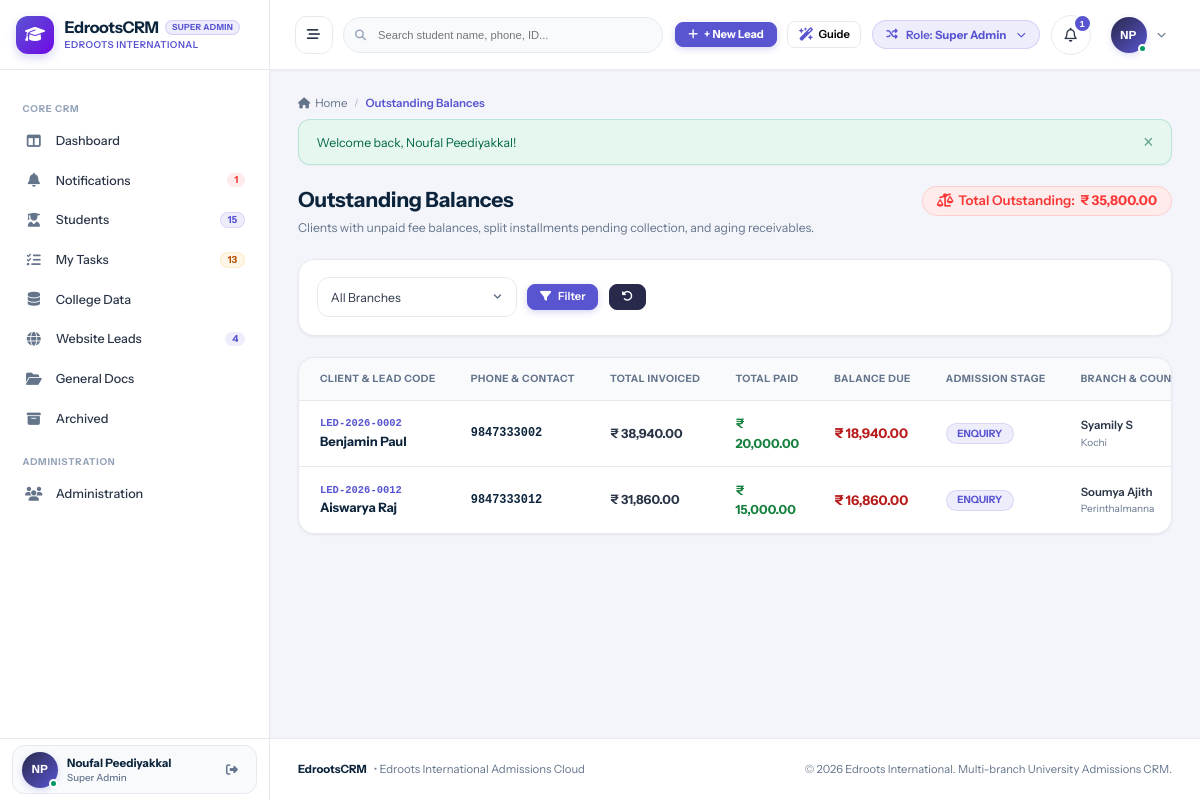
/finance/balances.php (signed in), run on the app's committed database.
### tables this page shows
CREATE TABLE `users` (
  `id` int(11) NOT NULL AUTO_INCREMENT,
  `branch_id` int(11) DEFAULT NULL,
  `role_id` int(11) NOT NULL,
  `manager_id` int(11) DEFAULT NULL,
  `reporting_manager_id` int(11) DEFAULT NULL,
  `name` varchar(150) NOT NULL,
  `email` varchar(150) NOT NULL,
  `password` varchar(255) NOT NULL,
  `phone` varchar(50) DEFAULT NULL,
  `designation` varchar(100) DEFAULT NULL,
  `avatar` varchar(255) DEFAULT NULL,
  `status` enum('Active','Inactive') DEFAULT 'Active',
  `created_at` datetime DEFAULT current_timestamp(),
  `updated_at` datetime DEFAULT NULL ON UPDATE current_timestamp(),
  PRIMARY KEY (`id`),
  UNIQUE KEY `email` (`email`),
  KEY `idx_branch` (`branch_id`),
  KEY `idx_role` (`role_id`),
  KEY `idx_manager` (`manager_id`)
);

CREATE TABLE `roles` (
  `id` int(11) NOT NULL AUTO_INCREMENT,
  `name` varchar(50) NOT NULL,
  `label` varchar(100) NOT NULL,
  `description` text DEFAULT NULL,
  `created_at` datetime DEFAULT current_timestamp(),
  PRIMARY KEY (`id`),
  UNIQUE KEY `name` (`name`)
);

CREATE TABLE `leads` (
  `id` int(11) NOT NULL AUTO_INCREMENT,
  `lead_code` varchar(30) NOT NULL,
  `full_name` varchar(150) NOT NULL,
  `phone` varchar(50) DEFAULT NULL,
  `mobile_number` varchar(50) NOT NULL,
  `phone_normalized` varchar(20) NOT NULL,
  `alternate_phone` varchar(50) DEFAULT NULL,
  `dob` date DEFAULT NULL,
  `gender` enum('Male','Female','Other') DEFAULT 'Other',
  `email` varchar(150) DEFAULT NULL,
  `permanent_address` text DEFAULT NULL,
  `city` varchar(100) DEFAULT NULL,
  `state` varchar(100) DEFAULT NULL,
  `country` varchar(100) DEFAULT 'India',
  `branch_id` int(11) NOT NULL,
  `assigned_counselor_id` int(11) DEFAULT NULL,
  `highest_qualification` varchar(100) DEFAULT NULL,
  `passing_college` varchar(200) DEFAULT NULL,
  `college_name` varchar(200) DEFAULT NULL,
  `passout_year` int(11) DEFAULT NULL,
  `year_of_passing` int(11) DEFAULT NULL,
  `percentage` decimal(5,2) DEFAULT NULL,
  `backlogs_count` int(11) DEFAULT 0,
  `has_passport` enum('Yes','No','Applied') DEFAULT 'No',
  `passport_number` varchar(50) DEFAULT NULL,
  `passport_expiry` date DEFAULT NULL,
  `pan_number` varchar(30) DEFAULT NULL,
  `has_ielts` enum('Yes','No','Awaiting Result','Not Attempted') DEFAULT 'No',
  `has_pte` enum('Yes','No','Awaiting Result','Not Attempted') DEFAULT 'No',
  `has_toefl` enum('Yes','No','Awaiting Result','Not Attempted') DEFAULT 'No',
  `english_test` varchar(50) DEFAULT 'None',
  `english_score` varchar(50) DEFAULT NULL,
  `score_listening` decimal(4,1) DEFAULT NULL,
  `score_reading` decimal(4,1) DEFAULT NULL,
  `score_writing` decimal(4,1) DEFAULT NULL,
  `score_speaking` decimal(4,1) DEFAULT NULL,
  `work_experience_years` decimal(4,1) DEFAULT 0.0,
  `notes` text DEFAULT NULL,
  `ielts_overall` decimal(3,1) DEFAULT NULL,
  `ielts_listening` decimal(3,1) DEFAULT NULL,
  `ielts_reading` decimal(3,1) DEFAULT NULL,
  `ielts_writing` decimal(3,1) DEFAULT NULL,
  `ielts_speaking` decimal(3,1) DEFAULT NULL,
  `pte_overall` int(11) DEFAULT NULL,
  `pte_listening` int(11) DEFAULT NULL,
  `pte_reading` int(11) DEFAULT NULL,
  `pte_writing` int(11) DEFAULT NULL,
  `pte_speaking` int(11) DEFAULT NULL,
  `target_country` varchar(100) DEFAULT NULL,
  `preferred_country` varchar(100) DEFAULT NULL,
  `target_university` varchar(200) DEFAULT NULL,
  `target_course` varchar(200) DEFAULT NULL,
  `preferred_course` varchar(200) DEFAULT NULL,
  `target_intake_id` int(11) DEFAULT NULL,
  `target_intake_text` varchar(100) DEFAULT NULL,
  `intake_year` int(11) DEFAULT 2026,
  `intake_term` varchar(50) DEFAULT 'September',
  `prospectivity` enum('High','Moderate','Low') DEFAULT 'Moderate',
  `priority` enum('High','Moderate','Low') DEFAULT 'Moderate',
  `enquiry_type` enum('WALK IN','TELE','TELE-WALK IN') DEFAULT 'TELE',
  `lead_source` varchar(100) DEFAULT 'Direct Inquiry',
  `source` varchar(100) DEFAULT 'Direct Inquiry',
  `stage_id` int(11) NOT NULL DEFAULT 1,
  `stage` varchar(50) DEFAULT 'ENQUIRY',
  `secondary_status` enum('Active','On Hold','Rejected','Lost') DEFAULT 'Active',
  `is_customer` tinyint(1) DEFAULT 0,
  `customer_code` varchar(30) DEFAULT NULL,
  `converted_to_customer_at` datetime DEFAULT NULL,
  `invoiced_total` decimal(12,2) DEFAULT 0.00,
  `paid_total` decimal(12,2) DEFAULT 0.00,
  `balance_total` decimal(12,2) DEFAULT 0.00,
  `college_data_id` int(11) DEFAULT NULL,
  `web_lead_id` int(11) DEFAULT NULL,
  `last_followup_at` datetime DEFAULT NULL,
  `next_followup_date` date DEFAULT NULL,
  `followup_count` int(11) DEFAULT 0,
  `last_followup_date` date DEFAULT NULL,
  `assigned_at` datetime DEFAULT current_timestamp(),
  `first_followup_logged` tinyint(1) DEFAULT 0,
  `is_archived` tinyint(1) DEFAULT 0,
  `archived_at` datetime DEFAULT NULL,
  `archived_by` int(11) DEFAULT NULL,
  `archive_reason` varchar(255) DEFAULT NULL,
  `archived_reason` varchar(255) DEFAULT NULL,
  `created_by` int(11) DEFAULT NULL,
  `created_at` datetime DEFAULT current_timestamp(),
  `updated_at` datetime DEFAULT NULL ON UPDATE current_timestamp(),
  PRIMARY KEY (`id`),
  UNIQUE KEY `lead_code` (`lead_code`),
  KEY `idx_phone` (`phone_normalized`),
  KEY `idx_branch` (`branch_id`),
  KEY `idx_counselor` (`assigned_counselor_id`),
  KEY `idx_stage` (`stage_id`),
  KEY `idx_customer` (`is_customer`),
  KEY `idx_archived` (`is_archived`),
  KEY `idx_next_fu` (`next_followup_date`)
);

CREATE TABLE `branches` (
  `id` int(11) NOT NULL AUTO_INCREMENT,
  `name` varchar(100) NOT NULL,
  `code` varchar(20) NOT NULL,
  `city` varchar(100) NOT NULL,
  `state` varchar(100) NOT NULL DEFAULT 'Kerala',
  `country` varchar(100) NOT NULL DEFAULT 'India',
  `phone` varchar(50) DEFAULT NULL,
  `email` varchar(150) DEFAULT NULL,
  `address` text DEFAULT NULL,
  `manager_id` int(11) DEFAULT NULL,
  `status` enum('Active','Inactive') DEFAULT 'Active',
  `created_at` datetime DEFAULT current_timestamp(),
  `updated_at` datetime DEFAULT NULL ON UPDATE current_timestamp(),
  PRIMARY KEY (`id`),
  UNIQUE KEY `code` (`code`)
);

### finance/balances.php (the view, shortened to what the rows shown need)
<?php
require_once __DIR__ . '/../config/database.php';
require_once __DIR__ . '/../config/helpers.php';
require_once __DIR__ . '/../includes/auth.php';
require_login();
$activePage = 'balances';
$scopeClause = get_crm_scope_clause('l', 'assigned_counselor_id', 'branch_id');
$where = ["l.balance_total > 0", "l.is_archived = 0", $scopeClause];
$params = [];
$whereSql = implode(' AND ', $where);
$sql = "
    SELECT l.*, b.name as branch_name, u.name as counselor_name
    FROM leads l
    LEFT JOIN branches b ON l.branch_id = b.id
    LEFT JOIN users u ON l.assigned_counselor_id = u.id
    WHERE {$whereSql}
    ORDER BY l.balance_total DESC
";
$stmt = $pdo->prepare($sql);
$stmt->execute($params);
$debtors = $stmt->fetchAll();
include __DIR__ . '/../includes/header.php';
?>
<div class="page-header" style="display:flex; justify-content:space-between; align-items:flex-start; margin-bottom:1.5rem; flex-wrap:wrap; gap:1rem;">
  <div>
    <h1 style="font-size:1.5rem; font-weight:700; color:var(--text-heading); margin:0 0 0.35rem 0;">Outstanding Balances</h1>
  </div>
</div>
<div class="card">
  <div class="table-responsive">
    <table class="data-table">
      <thead>
        <tr>
          <th>Client & Lead Code</th>
          <th>Phone & Contact</th>
          <th>Total Invoiced</th>
          <th>Total Paid</th>
          <th>Balance Due</th>
          <th>Admission Stage</th>
          <th>Branch & Counselor</th>
        </tr>
      </thead>
      <tbody>
        <?php if (empty($debtors)): ?>
          <tr>
            <td colspan="8" style="text-align:center; padding:3.5rem; color:var(--text-muted);">
              <i class="fa-solid fa-circle-check" style="font-size:2.5rem; color:var(--success); margin-bottom:0.75rem; display:block;"></i>
              <strong>Zero Outstanding Balances!</strong> All client fees have been fully collected.
            </td>
          </tr>
        <?php else: ?>
          <?php foreach ($debtors as $d): ?>
            <tr>
              <td>
                <div style="font-family:monospace; font-size:0.75rem; font-weight:700; color:var(--primary);">
                  <?= htmlspecialchars($d['lead_code']) ?>
                </div>
                <a href="<?= base_url('customers/view.php?id=' . $d['id']) ?>" style="font-weight:700; color:var(--text-heading); text-decoration:none; font-size:0.92rem;">
                  <?= htmlspecialchars($d['full_name']) ?>
                </a>
              </td>
              <td>
                <div style="font-family:monospace; font-weight:600; color:var(--text-heading); font-size:0.85rem;">
                  <?= htmlspecialchars($d['phone']) ?>
                </div>
              </td>
              <td style="font-weight:700; font-size:0.9rem;"><?= format_currency($d['invoiced_total']) ?></td>
              <td style="font-weight:700; color:#15803d; font-size:0.9rem;"><?= format_currency($d['paid_total']) ?></td>
              <td style="font-weight:800; color:#b91c1c; font-size:0.95rem;"><?= format_currency($d['balance_total']) ?></td>
              <td>
                <span class="badge badge-primary" style="font-size:0.72rem; font-weight:700;">
                  <?= htmlspecialchars($d['stage']) ?>
                </span>
              </td>
              <td>
                <div style="font-size:0.82rem; font-weight:600;"><?= htmlspecialchars($d['counselor_name'] ?? 'Counselor') ?></div>
                <div style="font-size:0.72rem; color:var(--text-muted);"><?= htmlspecialchars($d['branch_name'] ?? 'Branch') ?></div>
              </td>
            </tr>
          <?php endforeach; ?>
        <?php endif; ?>
      </tbody>
    </table>
  </div>
</div>
<?php include __DIR__ . '/../includes/footer.php'; ?>

### includes/header.php (shortened to what the rows shown need)
<?php
require_once __DIR__ . '/auth.php';
$currentUser = current_user();
$unreadNotifCount = $currentUser ? get_unread_notifications_count($currentUser['id']) : 0;
$activePage = $activePage ?? '';
?>
<!DOCTYPE html>
<html lang="en">
<head>
  <link rel="stylesheet" href="https://cdnjs.cloudflare.com/ajax/libs/font-awesome/6.5.1/css/all.min.css">
  <link rel="stylesheet" href="<?= base_url('assets/css/style.css') ?>">
</head>
<body>
<div id="app-layout">
  <?php include __DIR__ . '/sidebar.php'; ?>
  <div id="main-wrapper">
    <header id="top-navbar">
      <div class="navbar-right">
        <div class="role-switcher-dropdown" style="position: relative;">
          <button type="button" class="role-switcher-btn" id="role-switcher-btn" title="Simulate different role permissions">
            <span>Role: <strong><?= htmlspecialchars($currentUser['role_label'] ?? 'Guest') ?></strong></span>
          </button>
        </div>
        <div style="position: relative;">
          <button type="button" class="notification-bell-btn" id="notif-bell-btn" title="Notifications">
            <i class="fa-regular fa-bell"></i>
            <?php if ($unreadNotifCount > 0): ?>
              <span class="notification-counter"><?= $unreadNotifCount ?></span>
            <?php endif; ?>
          </button>
        </div>
        <div style="position: relative;">
          <button type="button" class="profile-dropdown-btn" id="user-profile-btn">
            <div class="user-avatar-sm online">
              <?= user_initials($currentUser['name'] ?? 'U') ?>
            </div>
            <i class="fa-solid fa-chevron-down" style="font-size:0.65rem; color:var(--text-muted);"></i>
          </button>
        </div>
      </div>
    </header>
    <main class="content-area">

### includes/sidebar.php (shortened to what the rows shown need)
<?php
global $pdo;
$currentUser = current_user();
$activePage = $activePage ?? '';
$sidebarUnreadNotifs = 0;
try {
    if ($pdo && $currentUser) {
        $now = time();
        $useSidebarCache = !empty($_SESSION['sidebar_cache']) && ($now - ($_SESSION['sidebar_cache_time'] ?? 0) < 30);
        if ($useSidebarCache) {
            $sc = $_SESSION['sidebar_cache'];
            $sidebarActiveLeadsCount = $sc['active_leads'] ?? 0;
            $sidebarWebLeadsCount    = $sc['web_leads'] ?? 0;
            $sidebarScheduledCount   = $sc['scheduled'] ?? 0;
            $sidebarOverdueCount     = $sc['overdue'] ?? 0;
            $sidebarTodayLeadsCount  = $sc['today_leads'] ?? 0;
            $sidebarPendingLeadsCount= $sc['pending_leads'] ?? 0;
            $sidebarTotalTasks       = $sc['total_tasks'] ?? 0;
            $sidebarUnreadNotifs     = $sc['unread_notifs'] ?? 0;
        } else {
            $sidebarUnreadNotifs = get_unread_notifications_count($currentUser['id']);
        }
    }
} catch (Exception $e) {
}
?>
<aside id="sidebar">
<?php
$rawRoleLabel = $currentUser['role_label'] ?? 'Staff';
$headerRoleBadge = $rawRoleLabel;
?>
  <div class="sidebar-header" id="sidebar-brand-header">
    <a href="<?= base_url('dashboard/index.php') ?>" class="brand-wrapper">
      <div class="brand-text">
        <div class="brand-title-row">
          <h1 class="brand-title">EdrootsCRM</h1>
          <span class="sidebar-role-badge sidebar-demo-badge" title="<?= htmlspecialchars($rawRoleLabel) ?>"><?= htmlspecialchars($headerRoleBadge) ?></span>
        </div>
      </div>
    </a>
  </div>
  <nav class="sidebar-nav">
    <a href="<?= base_url('notifications/index.php') ?>" id="sidebar-nav-notifications" class="nav-item <?= ($activePage === 'notifications') ? 'active' : '' ?>">
      <div class="nav-item-content">
        <i class="fa-solid fa-bell nav-icon"></i>
        <span class="nav-label">Notifications</span>
      </div>
      <?php if ($sidebarUnreadNotifs > 0): ?>
        <span class="nav-badge badge-red" title="<?= $sidebarUnreadNotifs ?> unread / unattended notifications"><?= $sidebarUnreadNotifs ?></span>
      <?php endif; ?>
    </a>
  </nav>
  <div class="sidebar-user">
    <div class="sidebar-user-card">
      <div class="user-snippet">
        <div class="user-avatar-sm online" title="<?= htmlspecialchars($currentUser['name'] ?? 'User') ?>">
          <?= user_initials($currentUser['name'] ?? 'U') ?>
        </div>
        <div class="user-info">
          <span class="user-name" title="<?= htmlspecialchars($currentUser['name'] ?? 'User') ?>"><?= htmlspecialchars($currentUser['name'] ?? 'User') ?></span>
          <span class="user-role"><?= htmlspecialchars($currentUser['role_label'] ?? 'Staff') ?></span>
        </div>
      </div>
    </div>
  </div>
</aside>

### data on the page
users: role.label "SUPER ADMIN", id "1", name "NP", name "Noufal Peediyakkal", role.label "Super Admin"
leads: lead_code "LED-2026-0002", full_name "Benjamin Paul", phone "9847333002", invoiced_total "₹ 38,940.00", paid_total "₹ 20,000.00", balance_total "₹ 18,940.00", stage "ENQUIRY", users.name "Syamily S", branch.name "Kochi"
leads: lead_code "LED-2026-0012", full_name "Aiswarya Raj", phone "9847333012", invoiced_total "₹ 31,860.00", paid_total "₹ 15,000.00", balance_total "₹ 16,860.00", stage "ENQUIRY", users.name "Soumya Ajith", branch.name "Perinthalmanna"

### other printed values
$sidebarActiveLeadsCount "15"
$sidebarTotalTasks "13"
$sidebarWebLeadsCount "4"
$pageTitle "Outstanding Balances"
$flash['message'] "Welcome back, Noufal Peediyakkal!"
format_currency($totalReceivable) "₹ 35,800.00"
